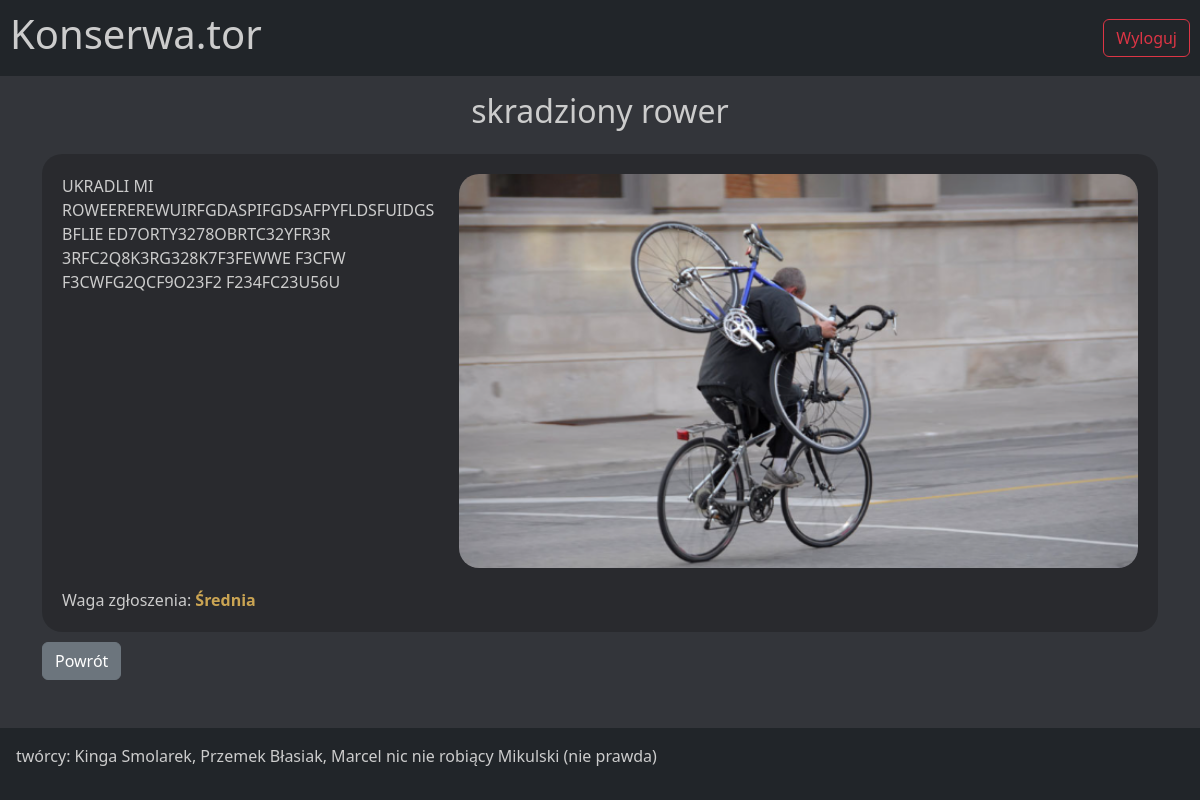
The page /zgloszenia/report?id=8 (signed in) on the database its author committed.
### zgloszenia/models.py (models this page shows, shortened)
class Report(models.Model):
    STATUS_CHOICES = [
        ('not_done', 'Not Done'),
        ('in_progress', 'In Progress'),
        ('done', 'Done'),
    ]
    IMPORTANCE_CHOICES = [
        (1, 'Niska'),
        (2, 'Średnia'),
        (3, 'Wysoka'),
    ]
    user = models.ForeignKey(User, on_delete=models.CASCADE, default='1')
    id = models.AutoField(primary_key=True)
    title = models.CharField(max_length=150, null=False)
    description = models.TextField(max_length=250)
    foto = models.ImageField(upload_to='fotos/', null=True, blank=True)
    status_of_the_report = models.CharField(max_length=20, choices=STATUS_CHOICES, default='not_done')
    importance_of_the_report = models.IntegerField(choices=IMPORTANCE_CHOICES, default=1)

### zgloszenia/views.py (the view)
# urls.py: path('report', report_view, name='report'),
@login_required
def report_view(request):
    if request.user.groups.filter(name='Konserwatorzy').exists() or request.user.groups.filter(name='Pracownicy').exists():
        report = Report.objects.get(id=int(request.GET.get('id')))
        context = {
            'report': report
        }
        return render(request, 'report.html', context)
    else:
        return HttpResponse("nie należysz do żadnej grupy")

### zgloszenia/templates/report.html (shortened to what this page needs)
{% extends 'base.html' %}
{% block content %}
<h2 class="text-center p-3">{{report.title}}</h2>
<div>
  <div class="report">
    <div class="desc">{{report.description}}</div>
    <img src="fotos?id={{report.id}}" alt="">
    <div class="info">
      Waga zgłoszenia:
      <b class="waga{{report.importance_of_the_report}}">{{report.get_importance_of_the_report_display}}</b>
    </div>
  </div>
  <a href="."><button type="button" class="btn btn-secondary">Powrót</button></a>
</div>
{% endblock %}

### zgloszenia/static/style.css (style rules this page uses)
body { background-color: rgb(51, 53, 58); color: #ccc; height: 100vh; }

### zgloszenia/templates/report.html (style rules this page uses)
.report { background-color: rgba(0, 0, 0, 0.2); padding: 20px; margin-bottom: 10px; height: fit-content; display: grid; grid-gap: 20px; grid-template-columns: 35% 65%; border-radius: 20px; grid-template-areas: 'desc img' 'inf inf'; }
img { grid-area: img; width: calc(100% - 20px); border-radius: 20px; }
.desc { overflow-wrap: break-word; grid-area: desc; }
.info { grid-area: inf; }
b.waga2 { color: #caa453 }

### rows shown on the page
Report: title "skradziony rower", description "UKRADLI MI ROWEEREREWUIRFGDASPIFGDSAFPYFLDSFUIDGSBFLIE ED7ORTY3278OBRTC32YFR3R 3RFC2Q8K3RG328K7F3FEWWE F3CFW F3CWFG2QCF9O23F2 F234FC23U56U", importance_of_the_report "Średnia"
